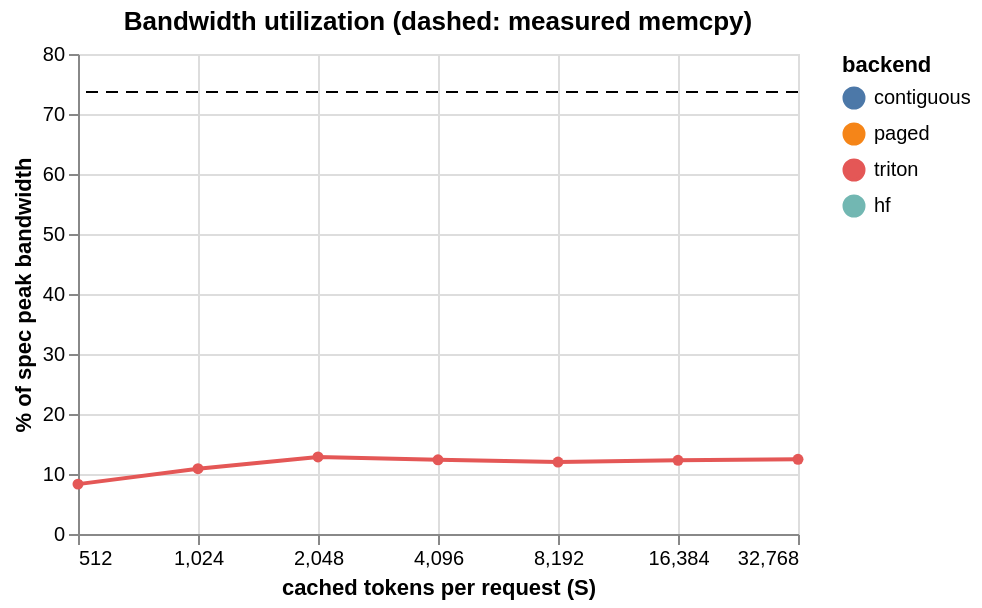

The specification (Vega-Lite) saved for this image:
### Vega-Lite specification from a JSON file in a GitHub repository (floating-point values rounded to 4 significant figures)
{"config": {"view": {"continuousWidth": 300, "continuousHeight": 300}}, "layer": [{"data": {"name": "data-10d857c88f429cb8e655454e7e758290"}, "mark": {"type": "line", "point": true}, "encoding": {"color": {"field": "backend", "scale": {"domain": ["contiguous", "paged", "triton", "hf"]}, "type": "nominal"}, "x": {"field": "S", "scale": {"base": 2, "type": "log"}, "title": "cached tokens per request (S)", "type": "quantitative"}, "y": {"field": "pct_peak", "title": "% of spec peak bandwidth", "type": "quantitative"}}}, {"data": {"name": "data-aa8666408c8d8a64c56c67f55de7cf80"}, "mark": {"type": "rule", "strokeDash": [6, 4]}, "encoding": {"y": {"field": "pct", "type": "quantitative"}}}], "height": 240, "title": "Bandwidth utilization (dashed: measured memcpy)", "width": 360, "$schema": "https://vega.github.io/schema/vega-lite/v6.4.1.json", "datasets": {"data-10d857c88f429cb8e655454e7e758290": [{"S": 512, "backend": "gather", "ms": 2.472, "gbps": 6.787, "pct_peak": 0.7855}, {"S": 512, "backend": "triton", "ms": 0.2336, "gbps": 71.83, "pct_peak": 8.314}, {"S": 1024, "backend": "gather", "ms": 2.459, "gbps": 13.64, "pct_peak": 1.579}, {"S": 1024, "backend": "triton", "ms": 0.3569, "gbps": 94.0, "pct_peak": 10.88}, {"S": 2048, "backend": "gather", "ms": 2.457, "gbps": 27.31, "pct_peak": 3.161}, {"S": 2048, "backend": "triton", "ms": 0.6052, "gbps": 110.9, "pct_peak": 12.83}, {"S": 4096, "backend": "gather", "ms": 2.509, "gbps": 53.5, "pct_peak": 6.192}, {"S": 4096, "backend": "triton", "ms": 1.256, "gbps": 106.8, "pct_peak": 12.36}, {"S": 8192, "backend": "gather", "ms": 2.803, "gbps": 95.78, "pct_peak": 11.09}, {"S": 8192, "backend": "triton", "ms": 2.591, "gbps": 103.6, "pct_peak": 11.99}, {"S": 16384, "backend": "gather", "ms": 6.033, "gbps": 88.98, "pct_peak": 10.3}, {"S": 16384, "backend": "triton", "ms": 5.058, "gbps": 106.1, "pct_peak": 12.29}, {"S": 32768, "backend": "gather", "ms": 14.71, "gbps": 73.0, "pct_peak": 8.449}, {"S": 32768, "backend": "triton", "ms": 9.978, "gbps": 107.6, "pct_peak": 12.46}], "data-aa8666408c8d8a64c56c67f55de7cf80": [{"pct": 73.69}]}}
